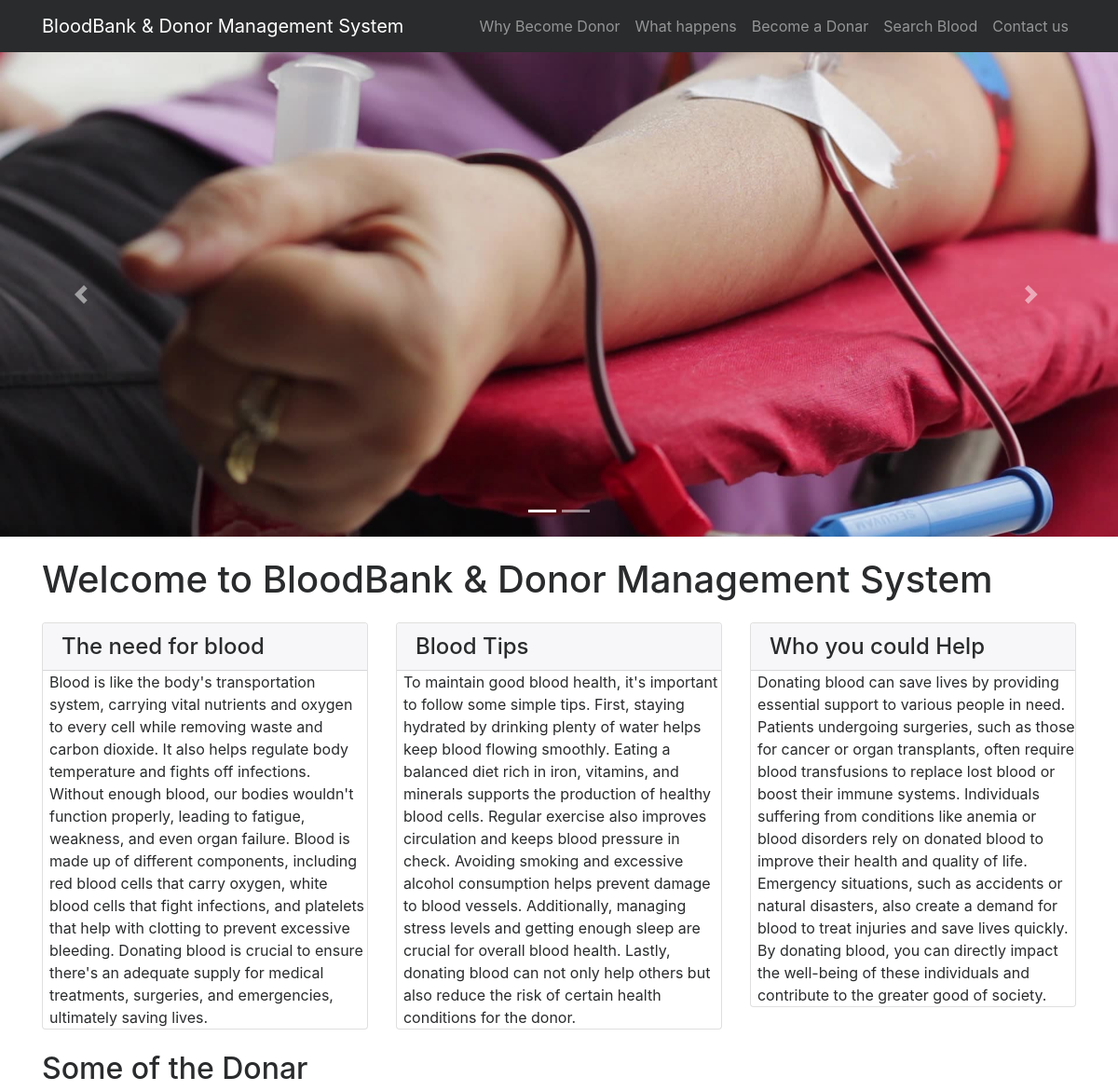
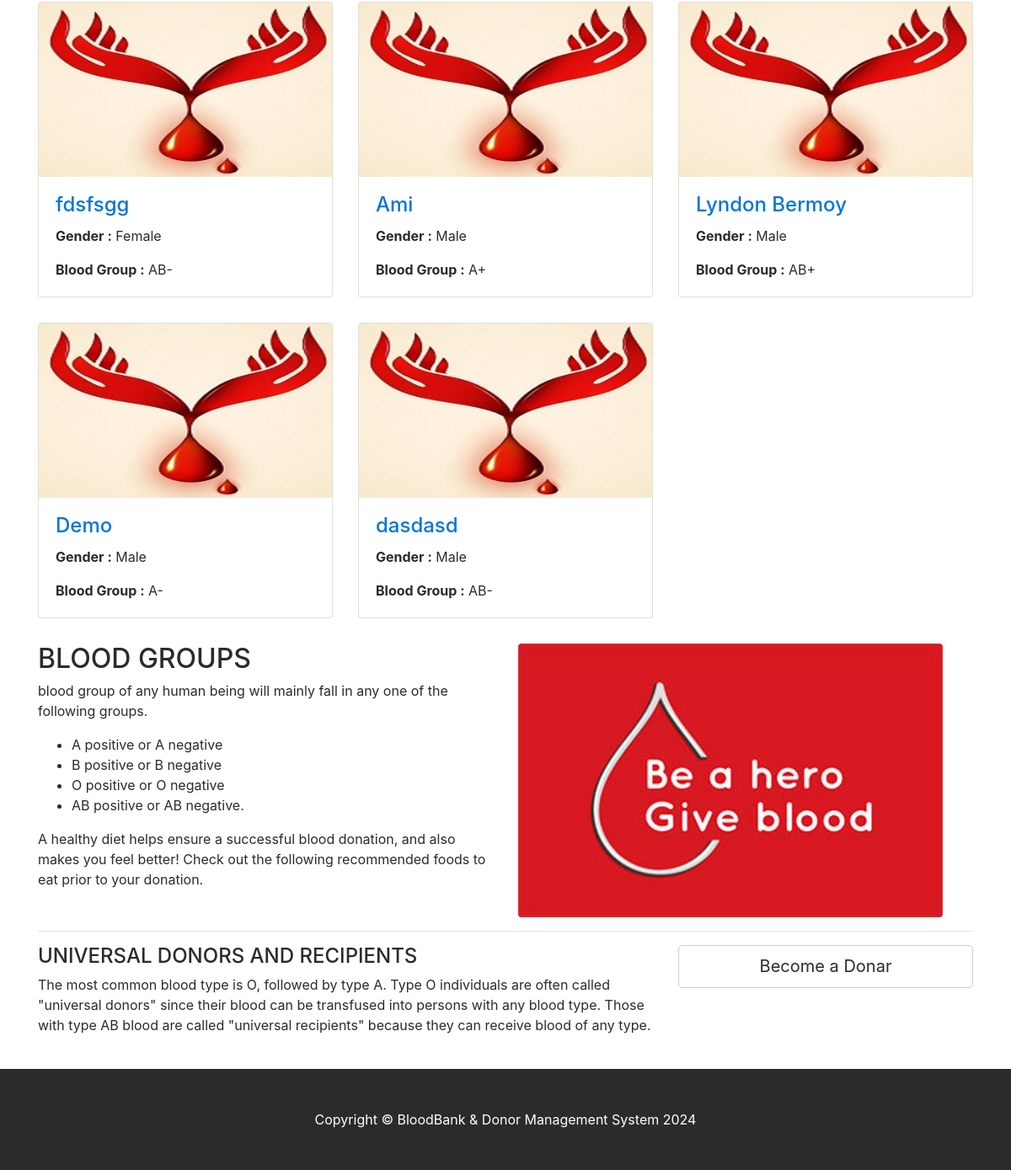
/bbdms/index.php, run on the app's committed database (2 pictures, top to bottom).
### tables this page shows
CREATE TABLE `tblblooddonars` (
  `id` int(11) NOT NULL,
  `FullName` varchar(100) DEFAULT NULL,
  `MobileNumber` char(11) DEFAULT NULL,
  `EmailId` varchar(100) DEFAULT NULL,
  `Gender` varchar(20) DEFAULT NULL,
  `Age` int(11) DEFAULT NULL,
  `BloodGroup` varchar(20) DEFAULT NULL,
  `Address` varchar(255) DEFAULT NULL,
  `Message` mediumtext DEFAULT NULL,
  `PostingDate` timestamp NOT NULL DEFAULT current_timestamp(),
  `status` int(1) DEFAULT NULL
);

### bbdms/index.php (the view, shortened to what this page needs)
<?php
include('includes/config.php');
?>
<!DOCTYPE html>
<html lang="en">
<head>
    <link href="vendor/bootstrap/css/bootstrap.min.css" rel="stylesheet">
    <link href="vendor/font-awesome/css/font-awesome.min.css" rel="stylesheet" type="text/css">
    <link href="css/modern-business.css" rel="stylesheet">
</head>
<body>
<?php include('includes/header.php');?>
<?php include('includes/slider.php');?>
    <div class="container">
        <h1 class="my-4">Welcome to BloodBank & Donor Management System</h1>
        <div class="row">
            <div class="col-lg-4 mb-4">
                <div class="card">
                    <h4 class="card-header">The need for blood</h4>
                        <p class="card-text" style="padding-left:2%">Blood is like the body's transportation system, carrying vital nutrients and oxygen to every cell while removing waste and carbon dioxide. It also helps regulate body temperature and fights off infections. Without enough blood, our bodies wouldn't function properly, leading to fatigue, weakness, and even organ failure. Blood is made up of different components, including red blood cells that carry oxygen, white blood cells that fight infections, and platelets that help with clotting to prevent excessive bleeding. Donating blood is crucial to ensure there's an adequate supply for medical treatments, surgeries, and emergencies, ultimately saving lives. </p>
                </div>
            </div>
            <div class="col-lg-4 mb-4">
                <div class="card">
                    <h4 class="card-header">Blood Tips</h4>
                        <p class="card-text" style="padding-left:2%">To maintain good blood health, it's important to follow some simple tips. First, staying hydrated by drinking plenty of water helps keep blood flowing smoothly. Eating a balanced diet rich in iron, vitamins, and minerals supports the production of healthy blood cells. Regular exercise also improves circulation and keeps blood pressure in check. Avoiding smoking and excessive alcohol consumption helps prevent damage to blood vessels. Additionally, managing stress levels and getting enough sleep are crucial for overall blood health. Lastly, donating blood can not only help others but also reduce the risk of certain health conditions for the donor. </p>
                </div>
            </div>
            <div class="col-lg-4 mb-4">
                <div class="card">
                    <h4 class="card-header">Who you could Help</h4>
                        <p class="card-text" style="padding-left:2%">Donating blood can save lives by providing essential support to various people in need. Patients undergoing surgeries, such as those for cancer or organ transplants, often require blood transfusions to replace lost blood or boost their immune systems. Individuals suffering from conditions like anemia or blood disorders rely on donated blood to improve their health and quality of life. Emergency situations, such as accidents or natural disasters, also create a demand for blood to treat injuries and save lives quickly. By donating blood, you can directly impact the well-being of these individuals and contribute to the greater good of society. </p>
                </div>
            </div>
        </div>
        <h2>Some of the Donar</h2>
        <div class="row">
                   <?php
$status=1;
$sql = "SELECT * from tblblooddonars where status=:status order by rand() limit 6";
$query = $dbh -> prepare($sql);
$query->bindParam(':status',$status,PDO::PARAM_STR);
$query->execute();
$results=$query->fetchAll(PDO::FETCH_OBJ);
if($query->rowCount() > 0)
{
foreach($results as $result)
{ ?>
            <div class="col-lg-4 col-sm-6 portfolio-item">
                <div class="card h-100">
                    <a href="#"><img class="card-img-top img-fluid" src="images/blood-donor.jpg" alt="" ></a>
                    <div class="card-block">
                        <h4 class="card-title"><a href="#"><?php echo htmlentities($result->FullName);?></a></h4>
<p class="card-text"><b>  Gender :</b> <?php echo htmlentities($result->Gender);?></p>
<p class="card-text"><b>Blood Group :</b> <?php echo htmlentities($result->BloodGroup);?></p>
                    </div>
                </div>
            </div>
            <?php }} ?>
        </div>
        <div class="row">
            <div class="col-lg-6">
                <h2>BLOOD GROUPS</h2>
          <p>  blood group of any human being will mainly fall in any one of the following groups.</p>
                <ul>
<li>A positive or A negative</li>
<li>B positive or B negative</li>
<li>O positive or O negative</li>
<li>AB positive or AB negative.</li>
                </ul>
                <p>A healthy diet helps ensure a successful blood donation, and also makes you feel better! Check out the following recommended foods to eat prior to your donation.</p>
            </div>
            <div class="col-lg-6">
                <img class="img-fluid rounded" src="images/blood-donor (1).jpg" alt="">
            </div>
        </div>
        <hr>
        <div class="row mb-4">
            <div class="col-md-8">
            <h4>UNIVERSAL DONORS AND RECIPIENTS</h4>
                <p>
The most common blood type is O, followed by type A.
Type O individuals are often called "universal donors" since their blood can be transfused into persons with any blood type. Those with type AB blood are called "universal recipients" because they can receive blood of any type.</p>
            </div>
            <div class="col-md-4">
                <a class="btn btn-lg btn-secondary btn-block" href="become-donar.php">Become a Donar</a>
            </div>
        </div>
    </div>
  <?php include('includes/footer.php');?>
</body>
</html>

### bbdms/includes/header.php (shortened to what this page needs)
<nav class="navbar fixed-top navbar-toggleable-md navbar-inverse bg-inverse">
    <div class="container">
        <a class="navbar-brand" href="index.php">BloodBank & Donor Management System</a>
        <div class="collapse navbar-collapse" id="navbarExample">
            <ul class="navbar-nav ml-auto">
                <li class="nav-item">
                <a class="nav-link" href="page.php?type=donor">Why Become Donor</a>
                </li>
                <li class="nav-item">
                    <a class="nav-link" href="page.php?type=aboutus">What happens</a>
                </li>
                <li class="nav-item">
                    <a class="nav-link" href="become-donar.php">Become a Donar</a>
                </li>
                 <li class="nav-item">
                    <a class="nav-link" href="search-donor.php">Search Blood</a>
                </li>
                  <li class="nav-item">
                    <a class="nav-link" href="contact.php">Contact us</a>
                </li>
            </ul>
        </div>
    </div>
</nav>

### bbdms/includes/slider.php (shortened to what this page needs)
<header>
       <div id="carouselExampleIndicators" class="carousel slide" data-ride="carousel">
           <ol class="carousel-indicators">
               <li data-target="#carouselExampleIndicators" data-slide-to="0" class="active"></li>
               <li data-target="#carouselExampleIndicators" data-slide-to="1"></li>
           </ol>
           <div class="carousel-inner" role="listbox">
               <div class="carousel-item active" style="background-image: url('images/banner1.jpg')">
                   <div class="carousel-caption d-none d-md-block">
                   </div>
               </div>
           </div>
           <a class="carousel-control-prev" href="#carouselExampleIndicators" role="button" data-slide="prev">
               <span class="carousel-control-prev-icon" aria-hidden="true"></span>
           </a>
           <a class="carousel-control-next" href="#carouselExampleIndicators" role="button" data-slide="next">
               <span class="carousel-control-next-icon" aria-hidden="true"></span>
           </a>
       </div>
   </header>

### bbdms/includes/footer.php
<footer class="py-5 bg-inverse">
      <div class="container">
          <p class="m-0 text-center text-white">Copyright &copy; BloodBank & Donor Management System 2024</p>
      </div>
  </footer>

### bbdms/css/modern-business.css (style rules this page uses)
body { padding-top: 54px; }
@media (min-width: 992px) { body { padding-top: 56px; } }
.carousel-item { height: 65vh; min-height: 300px; background: no-repeat center center scroll; -webkit-background-size: cover; -moz-background-size: cover; -o-background-size: cover; background-size: cover; }
.portfolio-item { margin-bottom: 30px; }

### bbdms/index.php (style rules this page uses)
.carousel-item.active, .carousel-item-next, .carousel-item-prev { display: block; }

### data on the page
tblblooddonars: FullName "fdsfsgg", Gender "Female", BloodGroup "AB-"
tblblooddonars: FullName "Ami", Gender "Male", BloodGroup "A+"
tblblooddonars: FullName "Lyndon Bermoy", Gender "Male", BloodGroup "AB+"
tblblooddonars: FullName "Demo", Gender "Male", BloodGroup "A-"
tblblooddonars: FullName "dasdasd", Gender "Male", BloodGroup "AB-"
